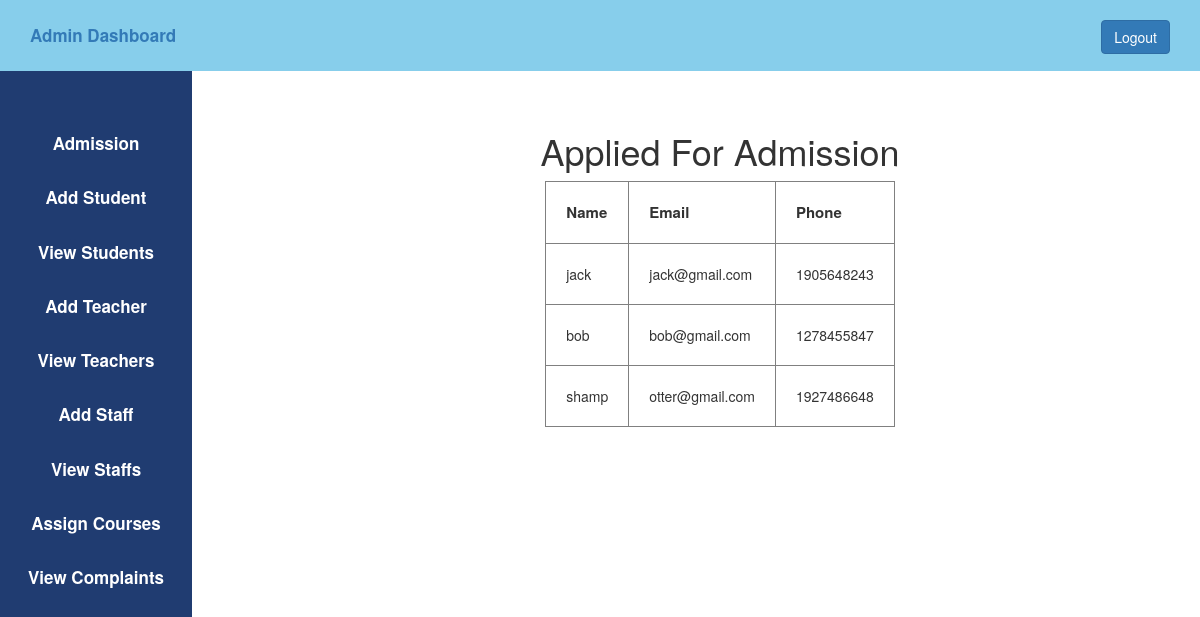
Screenshot of /admission.php (signed in) with the database file from the repository.
### tables this page shows
CREATE TABLE `admission` (
  `id` int(11) NOT NULL,
  `name` varchar(50) DEFAULT NULL,
  `email` varchar(50) DEFAULT NULL,
  `phone` int(20) DEFAULT NULL
);

### admission.php (the view, shortened to what this page needs)
<?php
    $host="localhost";
    $user="root";
    $password="";
    $db="studentmanagement";
    $data=mysqli_connect($host,$user,$password,$db);
    $sql="SELECT * from admission";
    $result=mysqli_query($data,$sql);
?>
<!DOCTYPE html>
<html lang="en">
<head>
    <link rel="stylesheet" href="https://maxcdn.bootstrapcdn.com/bootstrap/3.4.1/css/bootstrap.min.css">
    <link rel="stylesheet" type="text/css" href="admin.css">
</head>
<body>
    <?php
        include 'admin_sidebar.php';
    ?>
    <div class="content">
		<center>
		<h1>Applied For Admission</h1>
        <table border="1px">
            <tr>
                <th style="padding: 20px; font-size: 15px;">Name</th>
                <th style="padding: 20px; font-size: 15px;">Email</th>
                <th style="padding: 20px; font-size: 15px;">Phone</th>
            </tr>
            <?php
            while($info= $result->fetch_assoc())
            {
            ?>
            <tr>
                <td style="padding: 20px;">
                    <?php echo "{$info['name']}"; ?>
                </td>
                <td style="padding: 20px;">
                    <?php echo "{$info['email']}"; ?>
                </td>
                <td style="padding: 20px;">
                    <?php echo "{$info['phone']}"; ?>
                </td>
            </tr>
            <?php
            }
            ?>
        </table>
        </center>
    </div>
</body>
</html>

### admin.css (style rules this page uses)
* { margin: 0px; padding: 0px; }
.content { margin-left: 20%; margin-top: 5%; }

### rows the page displays
admission: name "jack", email "jack@gmail.com", phone "1905648243"
admission: name "bob", email "bob@gmail.com", phone "1278455847"
admission: name "shamp", email "otter@gmail.com", phone "1927486648"
